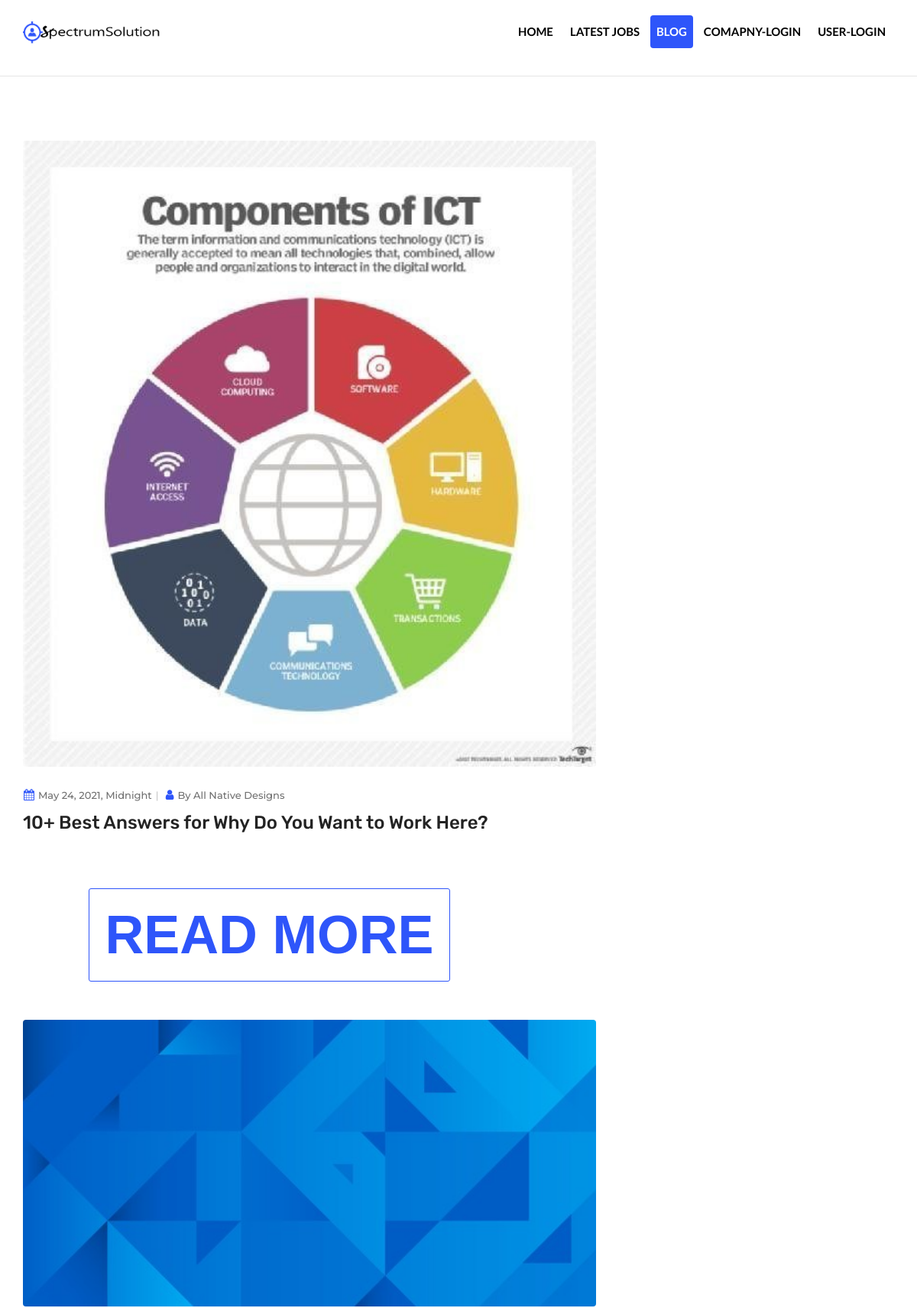
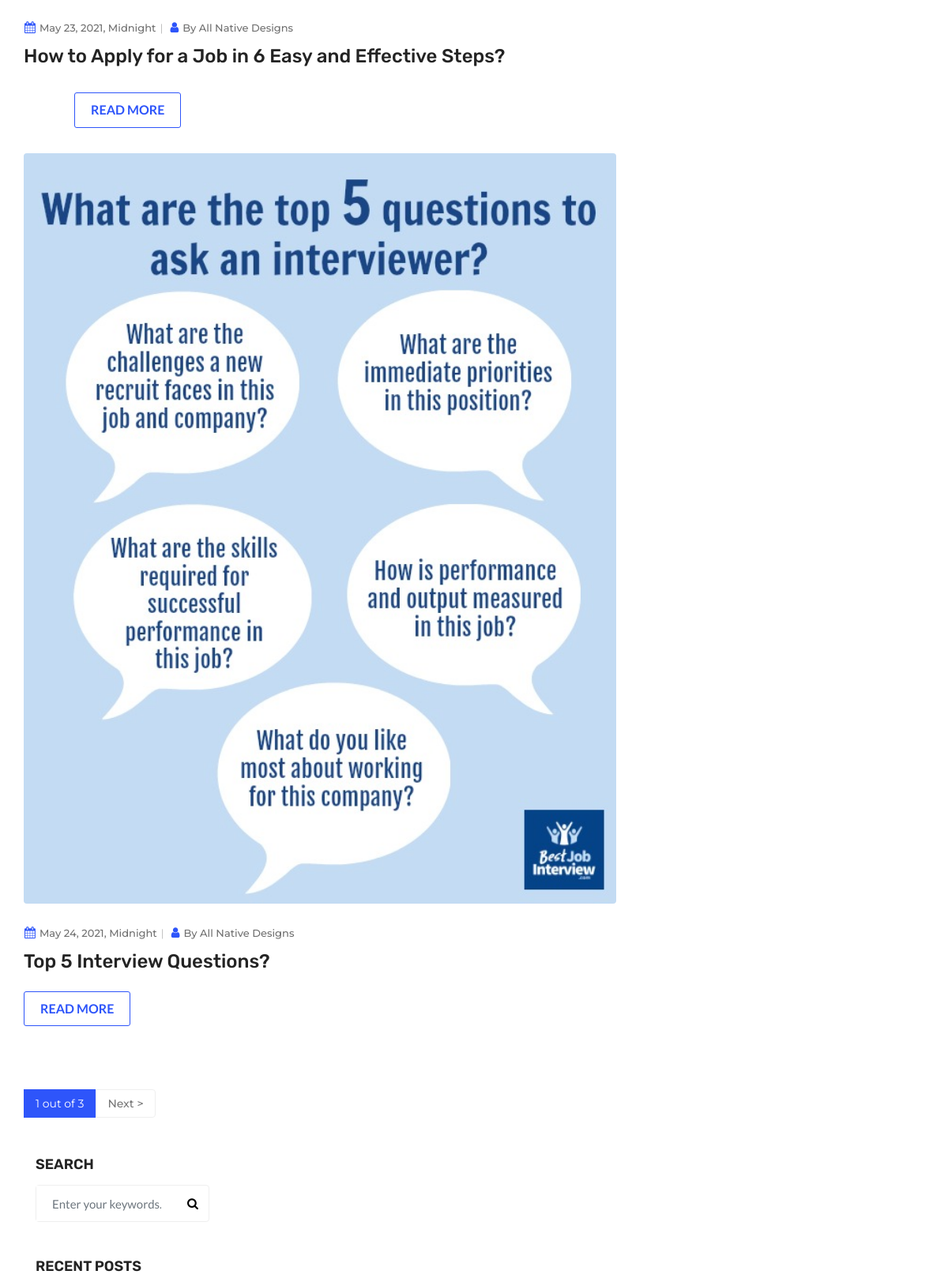
Screenshot of /blog/ (upper part) with the database file from the repository (2 pictures, top to bottom).
### blog/models.py (models this page shows, shortened)
class post(models.Model):
    post_id= models.AutoField(primary_key=True)
    title = models.CharField(max_length=255 ,default="")
    author =models.ForeignKey(User, on_delete=models.CASCADE)
    slug = models.CharField(max_length=130)
    timeStamp = models.DateTimeField()
    thumbnail = models.ImageField(upload_to='shop/images', default="")
    status=models.BooleanField(default="False")
    content = HTMLField()
    acceptpost = AcceptedpostManager()
    objects =models.Manager()

### blog/views.py (the view)
# urls.py: path('' ,views.index, name="bloghome" ),
def index(request):
    dataa = post.acceptpost.all().order_by('-post_id')
    datar = post.acceptpost.filter().order_by('-post_id')[0:3]
    paginator = Paginator(dataa ,3)
    page_num = request.GET.get('page')
    page_obj = paginator.get_page(page_num)
    d ={'data':page_obj ,'data1':datar}
    return render(request, 'blog/home.html',d)

### blog/models.py (called while the page is built)
    def get_queryset(self):
        return super().get_queryset().filter(status=True)

### blog/templates/blog/home.html (shortened to what this page needs)
{% extends 'base.html'%}
{% block content%}
<hr>
        <div class="page-content bg-white">
        <div class="content-area">
            <div class="container">
                <div class="row">
                    <div class="col-lg-8 col-md-7 col-sm-12">
						{% for i in data%}
						<div class="blog-post blog-lg blog-style-1">
							<div class="dez-post-media dez-img-effect zoom-slow radius-sm"> <a href="{% url 'displaypost' i.post_id %}"><img src="{{i.thumbnail.url}}" alt="" style="height:540"></a> </div>
							<div class="dez-info">
								 <div class="dez-post-meta">
									<ul class="d-flex align-items-center">
										<li class="post-date"><i class="fa fa-calendar"></i>{{i.timeStamp}}</li>
										<li class="post-author"><i class="fa fa-user"></i>By <a href="#">{{i.author.username}}</a> </li>
									</ul>
								</div>
								<div class="dez-post-title ">
									<h4 class="post-title font-24"><a href="{% url 'displaypost' i.post_id %}">{{i.title}}</a></h4>
								</div>
								<div class="dez-post-text">
									<p>
                                        {% autoescape off%}
                                        {{i.content|truncatewords:20}}
                                        {% endautoescape%}
                                    </p>
								</div>
								<div class="dez-post-readmore blog-share">
									<a href="{% url 'displaypost' i.post_id %}" title="READ MORE" rel="bookmark" class="site-button outline">READ MORE</a>
								</div>
							</div>
						</div>
						{%endfor%}
                        <div class="pagination-bx clearfix text-center">
							<ul class="pagination">
								<li class="active"><a href="">{{data.number}} out of {{data.paginator.num_pages}} </a></li>
                                {% if data.has_next %}
								<li class="next"><a href="?page={{ data.next_page_number}}">Next ></a></li>
                                {% endif %}
							</ul>
						</div>
                    </div>
                    <div class="col-lg-4 col-md-5 col-sm-12 sticky-top">
                        <aside  class="side-bar">
                            <div class="widget">
                                <h6 class="widget-title style-1">Search</h6>
                                <div class="search-bx style-1">
                                    <form role="search" method="post" action="{% url 'postserch'%}">
                                        <div class="input-group">
                                            <input name="query" class="form-control" placeholder="Enter your keywords..." type="text">
                                            <span class="input-group-btn">
												<button type="submit" class="fa fa-search text-primary"></button>
                                            </span>
										</div>
                                    </form>
                                </div>
                            </div>
                            <div class="widget recent-posts-entry">
                                <h6 class="widget-title style-1">Recent Posts</h6>
                            </div>
                        </aside>
                    </div>
                </div>
            </div>
        </div>
    </div>
{% endblock%}

### job/static/css/templete.css (style rules this page uses)
.site-button-secondry:after, .site-button:after { background-color: #fff; content: ""; height: 100%; left: -110%; opacity: 0.3; position: absolute; top: 0; transform: skewX(25deg); -o-transform: skewX(25deg); -ms-transform: skewX(25deg); -webkit-transform: skewX(25deg); -ms-transform: skewX(25deg); transition: all 0.5s ease 0s; -moz-transition: all 0.5s ease 0s; -webkit-transition: all 0.5s ease 0s; -o-transition: all 0.5s ease 0s; -ms-transition: all 0.5s ease 0s; width: 25px; z-index: -1; -webkit-filter: blur(5px); -moz-filter: blur(5px); -o-filter: blur(5px); -ms-filter: blur(5px); filter: blur(5px); }
.site-button, .site-button-secondry { position: relative; z-index: 1; overflow:hidden; vertical-align: middle; }
.blog-style-1 .dez-post-meta { margin-bottom: 10px; padding:25px 5px 0; }
.blog-style-1 .dez-post-title .post-title { margin-top: 0; }
.pagination-bx .next a { border-radius: 0px 4px 4px 0px !important; }

### rows the page displays
post: thumbnail (picture), timeStamp "May 24, 2021, Midnight", author.username "All Native Designs", title "10+ Best Answers for Why Do You Want to Work Here?"
post: thumbnail (picture), timeStamp "May 23, 2021, Midnight", author.username "All Native Designs", title "How to Apply for a Job in 6 Easy and Effective Steps?"
post: thumbnail (picture), timeStamp "May 24, 2021, Midnight", author.username "All Native Designs", title "Top 5 Interview Questions?"

### other values shown
{{ data.number }} "1"
{{ data.paginator.num_pages }} "3"
